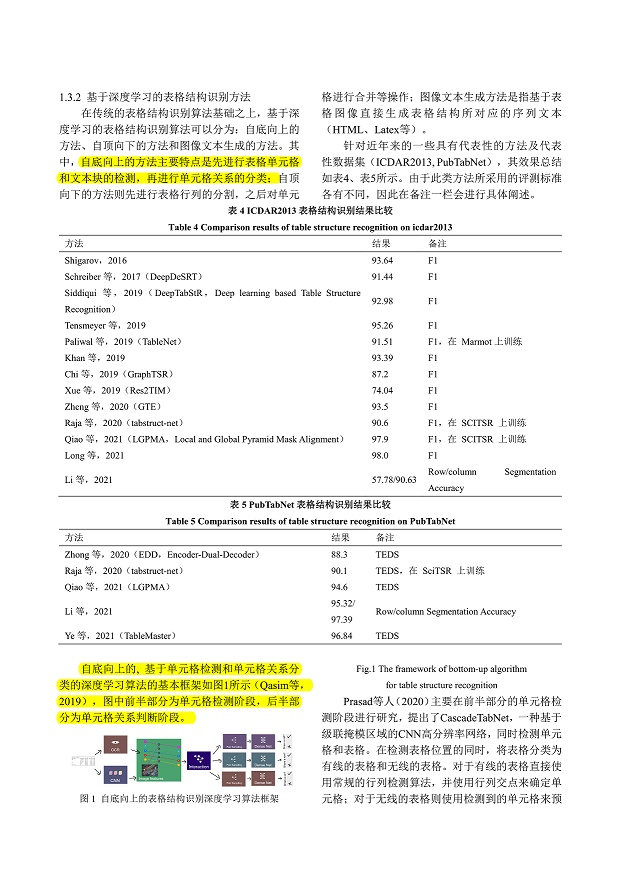
#> input picture main/images/layout.jpg, 621 x 877 px
$ python -i pre_process.py   (imports and definitions only)
#> lines starting #> are read from the running program, lines starting #| are printed output that depends on the picture
# -*- encoding: utf-8 -*-
# @Author: SWHL
# @Contact: liekkaskono@163.com
import copy
from pathlib import Path
from typing import Any, Dict, Optional, Tuple, Union

import cv2
import numpy as np

InputType = Union[str, np.ndarray, bytes, Path]


class PPDocLayoutPreProcess:
    def __init__(self, img_size: Tuple[int, int]):
        self.size = [800, 800]

        self.mean = [0.0, 0.0, 0.0]
        self.std = [1.0, 1.0, 1.0]
        self.scale = 1 / 255.0
        self.alpha = [self.scale / self.std[i] for i in range(len(self.std))]
        self.beta = [-self.mean[i] / self.std[i] for i in range(len(self.std))]

    def __call__(self, img: Optional[np.ndarray] = None) -> Dict[str, Any]:
        if img is None:
            raise ValueError("img is None.")

        data = self.resize(img)
        data = self.normalize(data)
        data = self.permute(data)
        ori_data = copy.deepcopy(data)
        batch_inputs = self.to_batch(data)
        return ori_data, batch_inputs

    # [44 lines left out: functions resize, normalize, permute, to_batch, not called in this run]

>>> import cv2
>>> picture = cv2.imread('../../../main/images/layout.jpg', cv2.IMREAD_GRAYSCALE)
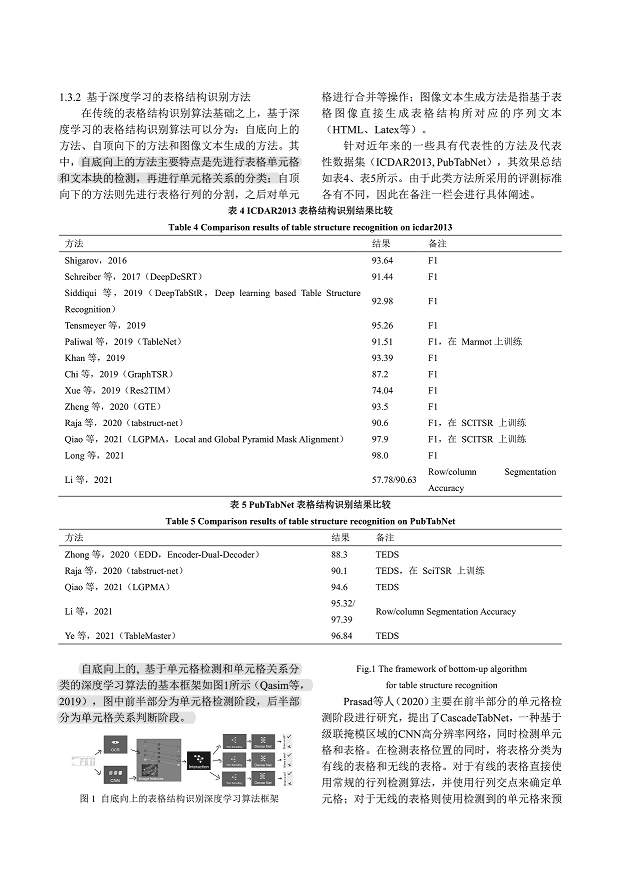
#> picture: shape (877, 621); min 0, max 255, mean 241.9
#> (the run stopped early here; a loop or call above may not have finished)
